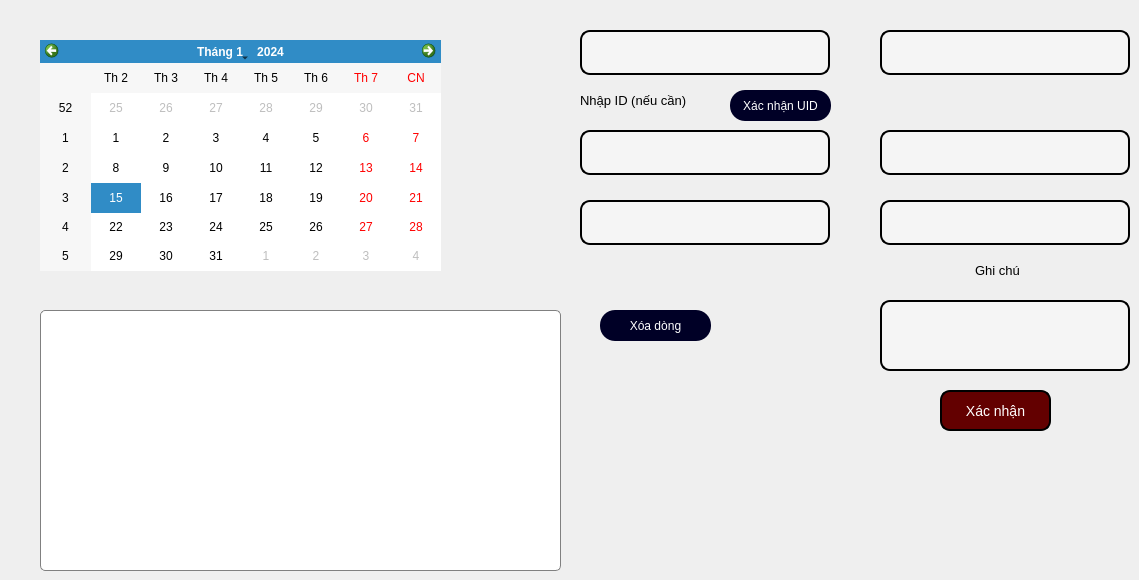
                <widget class="QWidget" name="tab_nghi">
                 <attribute name="title">
                  <string>Page</string>
                 </attribute>
                 <widget class="QCalendarWidget" name="calendarWidget">
                  <property name="geometry">
                   <rect>
                    <x>40</x>
                    <y>40</y>
                    <width>401</width>
                    <height>231</height>
                   </rect>
                  </property>
                  <property name="styleSheet">
                   <string notr="true"/>
                  </property>
                  <property name="locale">
                   <locale language="Vietnamese" country="Vietnam"/>
                  </property>
                 </widget>
                 <widget class="QLabel" name="lb_uid_nghi">
                  <property name="geometry">
                   <rect>
                    <x>580</x>
                    <y>30</y>
                    <width>250</width>
                    <height>45</height>
                   </rect>
                  </property>
                  <property name="font">
                   <font>
                    <family>Arial,sans-serif</family>
                    <pointsize>-1</pointsize>
                   </font>
                  </property>
                  <property name="styleSheet">
                   <string notr="true">
                border: 2px solid black;
                border-radius: 10px;
                padding: 10px;
                background-color: #f5f5f5;
                color: #333;
                font-family: Arial, sans-serif;
                font-size: 14px;
</string>
                  </property>
                  <property name="text">
                   <string/>
                  </property>
                 </widget>
                 <widget class="QLineEdit" name="edt_uid_nghi">
                  <property name="geometry">
                   <rect>
                    <x>580</x>
                    <y>130</y>
                    <width>250</width>
                    <height>45</height>
                   </rect>
                  </property>
                  <property name="font">
                   <font>
                    <family>Arial,sans-serif</family>
                    <pointsize>-1</pointsize>
                   </font>
                  </property>
                  <property name="styleSheet">
                   <string notr="true">
                border: 2px solid black;
                border-radius: 10px;
                padding: 10px;
                background-color: #f5f5f5;
                color: #333;
                font-family: Arial, sans-serif;
                font-size: 14px;
</string>
                  </property>
                 </widget>
                 <widget class="QPlainTextEdit" name="edt_ghi_chu_nghi">
                  <property name="geometry">
                   <rect>
                    <x>880</x>
                    <y>300</y>
                    <width>250</width>
                    <height>71</height>
                   </rect>
                  </property>
                  <property name="maximumSize">
                   <size>
                    <width>351</width>
                    <height>71</height>
                   </size>
                  </property>
                  <property name="font">
                   <font>
                    <family>Arial,sans-serif</family>
                    <pointsize>-1</pointsize>
                   </font>
                  </property>
                  <property name="styleSheet">
                   <string notr="true">
                border: 2px solid black;
                border-radius: 10px;
                padding: 10px;
                background-color: #f5f5f5;
                color: #333;
                font-family: Arial, sans-serif;
                font-size: 14px;
</string>
                  </property>
                 </widget>
                 <widget class="QLabel" name="lb_hoten_nghi">
                  <property name="geometry">
                   <rect>
                    <x>880</x>
                    <y>30</y>
                    <width>250</width>
                    <height>45</height>
                   </rect>
                  </property>
                  <property name="font">
                   <font>
                    <family>Arial,sans-serif</family>
                    <pointsize>-1</pointsize>
                   </font>
                  </property>
                  <property name="styleSheet">
                   <string notr="true">
                border: 2px solid black;
                border-radius: 10px;
                padding: 10px;
                background-color: #f5f5f5;
                color: #333;
                font-family: Arial, sans-serif;
                font-size: 14px;
</string>
                  </property>
                  <property name="text">
                   <string/>
                  </property>
                 </widget>
                 <widget class="QTableWidget" name="tb_ds_xin_nghi">
                  <property name="geometry">
                   <rect>
                    <x>40</x>
                    <y>310</y>
                    <width>521</width>
                    <height>261</height>
                   </rect>
                  </property>
                  <property name="styleSheet">
                   <string notr="true">QTableWidget {
                border: 1px solid gray;
                border-radius: 5px;
                gridline-color: gray;
                background-color: white;
            }
            QTableWidget::item {
                border-bottom: 1px solid gray;
                padding: 5px;
            }
            QHeaderView::section {
                background-color: lightgray;
                padding: 5px;
                border: 1px solid gray;
            }
            QTableWidget QTableCornerButton::section {
                background-color: lightgray;
                border: 1px solid gray;
            }
            QTableWidget::item:selected {
                background-color: blue;
            }</string>
                  </property>
                 </widget>
                 <widget class="QPushButton" name="btn_xn_nghi">
                  <property name="geometry">
                   <rect>
                    <x>940</x>
                    <y>390</y>
                    <width>111</width>
                    <height>41</height>
                   </rect>
                  </property>
                  <property name="font">
                   <font>
                    <family>Arial,sans-serif</family>
                    <pointsize>-1</pointsize>
                   </font>
                  </property>
                  <property name="styleSheet">
                   <string notr="true">
color: rgb(255, 255, 255);
                border: 2px solid black;
                border-radius: 10px;
                padding: 10px;
                background-color: #f5f5f5;

                font-family: Arial, sans-serif;
background-color: rgb(99, 0, 0);
                font-size: 14px;
</string>
                  </property>
                  <property name="text">
                   <string>Xác nhận</string>
                  </property>
                 </widget>
                 <widget class="QLabel" name="lb_chuc_vu_nghi">
                  <property name="geometry">
                   <rect>
                    <x>880</x>
                    <y>130</y>
                    <width>250</width>
                    <height>45</height>
                   </rect>
                  </property>
                  <property name="font">
                   <font>
                    <family>Arial,sans-serif</family>
                    <pointsize>-1</pointsize>
                   </font>
                  </property>
                  <property name="styleSheet">
                   <string notr="true">
                border: 2px solid black;
                border-radius: 10px;
                padding: 10px;
                background-color: #f5f5f5;
                color: #333;
                font-family: Arial, sans-serif;
                font-size: 14px;
</string>
                  </property>
                  <property name="text">
                   <string/>
                  </property>
                 </widget>
                 <widget class="QLabel" name="lb_sdt_nghi">
                  <property name="geometry">
                   <rect>
                    <x>880</x>
                    <y>200</y>
                    <width>250</width>
                    <height>45</height>
                   </rect>
                  </property>
                  <property name="font">
                   <font>
                    <family>Arial,sans-serif</family>
                    <pointsize>-1</pointsize>
                   </font>
                  </property>
                  <property name="styleSheet">
                   <string notr="true">
                border: 2px solid black;
                border-radius: 10px;
                padding: 10px;
                background-color: #f5f5f5;
                color: #333;
                font-family: Arial, sans-serif;
                font-size: 14px;
</string>
                  </property>
                  <property name="text">
                   <string/>
                  </property>
                 </widget>
                 <widget class="QLabel" name="label_39">
                  <property name="geometry">
                   <rect>
                    <x>970</x>
                    <y>260</y>
                    <width>55</width>
                    <height>21</height>
                   </rect>
                  </property>
                  <property name="maximumSize">
                   <size>
                    <width>71</width>
                    <height>41</height>
                   </size>
                  </property>
                  <property name="font">
                   <font>
                    <pointsize>10</pointsize>
                   </font>
                  </property>
                  <property name="text">
                   <string>Ghi chú</string>
                  </property>
                  <property name="alignment">
                   <set>Qt::AlignCenter</set>
                  </property>
                 </widget>
                 <widget class="QLabel" name="label_42">
                  <property name="geometry">
                   <rect>
                    <x>580</x>
                    <y>90</y>
                    <width>151</width>
                    <height>21</height>
                   </rect>
                  </property>
                  <property name="font">
                   <font>
                    <family>Tahoma</family>
                    <pointsize>10</pointsize>
                   </font>
                  </property>
                  <property name="text">
                   <string>Nhập ID (nếu cần)</string>
                  </property>
                 </widget>
                 <widget class="QLabel" name="lb_ngay_nghi">
                  <property name="geometry">
                   <rect>
                    <x>580</x>
                    <y>200</y>
                    <width>250</width>
                    <height>45</height>
                   </rect>
                  </property>
                  <property name="font">
                   <font>
                    <family>Arial,sans-serif</family>
                    <pointsize>-1</pointsize>
                   </font>
                  </property>
                  <property name="styleSheet">
                   <string notr="true">
                border: 2px solid black;
                border-radius: 10px;
                padding: 10px;
                background-color: #f5f5f5;
                color: #333;
                font-family: Arial, sans-serif;
                font-size: 14px;
</string>
                  </property>
                  <property name="text">
                   <string/>
                  </property>
                 </widget>
                 <widget class="QPushButton" name="btn_xoa_nghi">
                  <property name="geometry">
                   <rect>
                    <x>600</x>
                    <y>310</y>
                    <width>111</width>
                    <height>31</height>
                   </rect>
                  </property>
                  <property name="styleSheet">
                   <string notr="true">background-color: rgb(0, 0, 38);
color: rgb(255, 255, 255);
border-radius: 15px; </string>
                  </property>
                  <property name="text">
                   <string>Xóa dòng</string>
                  </property>
                 </widget>
                 <widget class="QPushButton" name="btn_xn_id_nc_nghi">
                  <property name="geometry">
                   <rect>
                    <x>730</x>
                    <y>90</y>
                    <width>101</width>
                    <height>31</height>
                   </rect>
                  </property>
                  <property name="styleSheet">
                   <string notr="true">background-color: rgb(0, 0, 38);
color: rgb(255, 255, 255);
border-radius: 15px; </string>
                  </property>
                  <property name="text">
                   <string>Xác nhận UID</string>
                  </property>
                 </widget>
                </widget>
